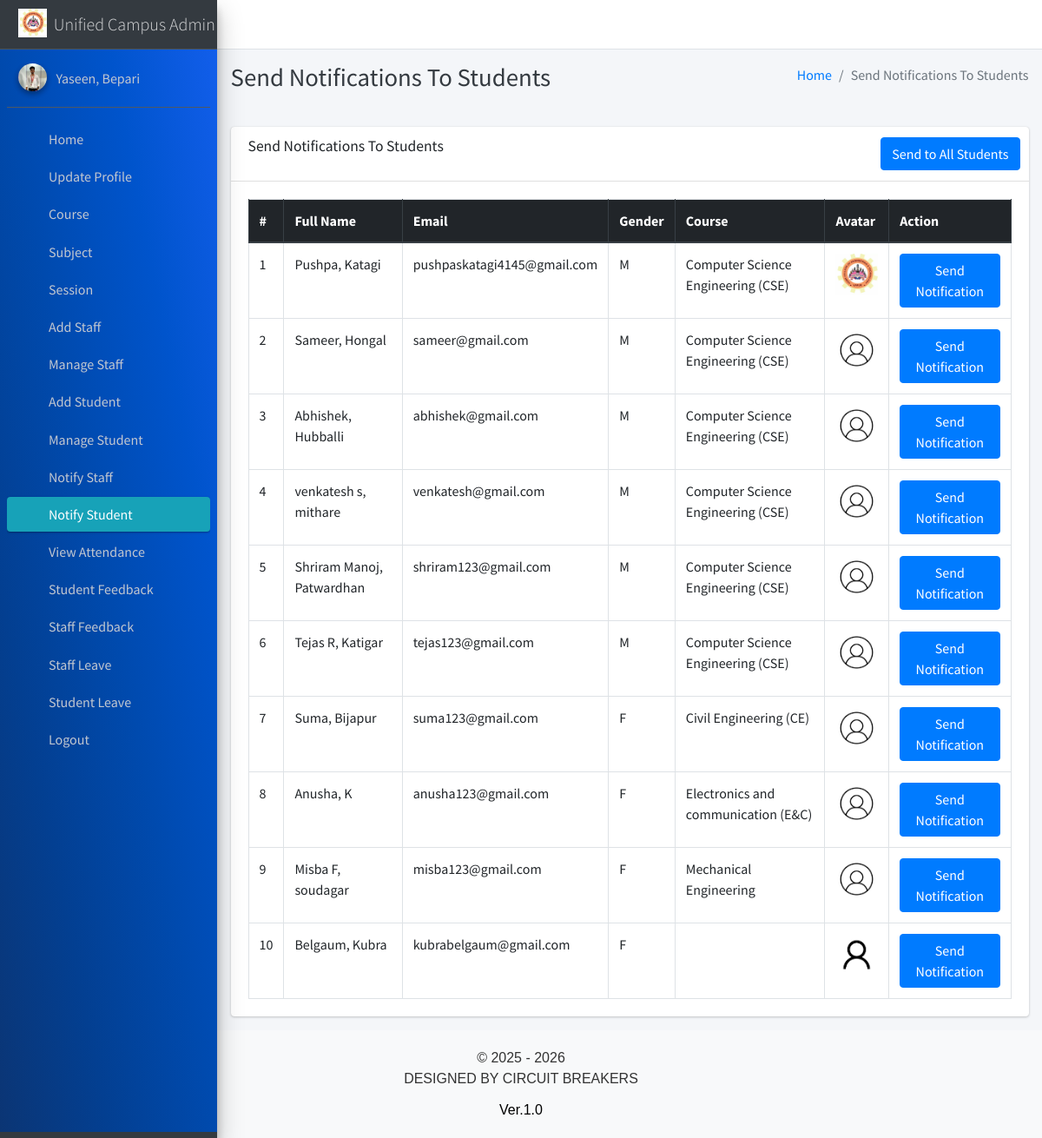
Page /admin_notify_student (signed in) on the committed database.
### main_app/models.py (models this page shows, shortened)
class CustomUser(AbstractUser):
    USER_TYPE = ((1, "HOD"), (2, "Staff"), (3, "Student"))
    GENDER = [("M", "Male"), ("F", "Female")]
    username = None  # Removed username, using email instead
    email = models.EmailField(unique=True)
    user_type = models.CharField(default='1', choices=USER_TYPE, max_length=1)
    gender = models.CharField(max_length=1, choices=GENDER)
    profile_pic = models.ImageField()
    address = models.TextField()
    fcm_token = models.TextField(default="")  # For firebase notifications
    created_at = models.DateTimeField(auto_now_add=True)
    updated_at = models.DateTimeField(auto_now=True)
    USERNAME_FIELD = "email"
    REQUIRED_FIELDS = []
    objects = CustomUserManager()
    def __str__(self):
        return self.last_name + ", " + self.first_name

class Student(models.Model):
    admin = models.OneToOneField(CustomUser, on_delete=models.CASCADE)
    course = models.ForeignKey(Course, on_delete=models.DO_NOTHING, null=True, blank=False)
    session = models.ForeignKey(Session, on_delete=models.DO_NOTHING, null=True)

class Course(models.Model):
    name = models.CharField(max_length=120)
    created_at = models.DateTimeField(auto_now_add=True)
    updated_at = models.DateTimeField(auto_now=True)

### main_app/hod_views.py (the view)
# urls.py: path("admin_notify_student", hod_views.admin_notify_student,
def admin_notify_student(request):
    student = CustomUser.objects.filter(user_type=3)
    context = {
        'page_title': "Send Notifications To Students",
        'students': student
    }
    return render(request, "hod_template/student_notification.html", context)

### main_app/templates/hod_template/student_notification.html (shortened to what this page needs)
{% extends 'main_app/base.html' %}
{% load static %}
{% block page_title %}{{page_title}}{% endblock page_title %}
{% block content %}
<section class="content">
    <div class="container-fluid">
        <div class="row">
            <div class="col-md-12">
                <div class="card">
                    <div class="card-header">
                        <h3 class="card-title">{{page_title}}</h3>
                        <div class="card-tools">
                            <button type="button" data-toggle="modal" data-target="#myModalAll" class="btn btn-primary">Send to All Students</button>
                        </div>
                    </div>
                    <div class="card-body">
                        <table id="example2" class="table table-bordered table-hover">
                            <thead class="thead-dark">
                                <tr>
                                    <th>#</th>
                                    <th>Full Name</th>
                                    <th>Email</th>
                                    <th>Gender</th>
                                    <th>Course</th>
                                    <th>Avatar</th>
                                    <th>Action</th>
                                </tr>
                            </thead>
                            <tbody>
                                {% for student in students %}
                                <tr>
                                    <td>{{ forloop.counter }}</td>
                                    <td>{{student.last_name}}, {{student.first_name}}</td>
                                    <td>{{student.email}}</td>
                                    <td>{{student.gender}}</td>
                                    <td>{{student.student.course.name}}</td>
                                    <td>
                                        {% if student.profile_pic == ""  %}
                                        No Image
                                        {% else %}
                                        <img class="img img-fluid mb-2" height="56" width="56"
                                            src="{{student.profile_pic}}" alt="">
                                        {% endif %}
                                    </td>
                                    <td><button data-toggle = "modal" data-target = "#myModal"class="btn btn-primary show_notification" value="{{student.id}}">Send Notification</button>
                                    </td>
                                </tr>
                                {% endfor %}
                            </tbody>
                        </table>
                    </div>
                </div>
            </div>
        </div>
    </div>
</section>
{% endblock content %}

### main_app/templates/main_app/base.html (shortened to what this page needs)
{% load static %}
<!DOCTYPE html>
<html>
<head>
    <link rel="stylesheet" href="{% static 'plugins/fontawesome-free/css/all.min.css'%} ">
    <link rel="stylesheet" href="https://code.ionicframework.com/ionicons/2.0.1/css/ionicons.min.css">
    <link rel="stylesheet"
        href="{% static 'plugins/tempusdominus-bootstrap-4/css/tempusdominus-bootstrap-4.min.css'%} ">
    <link rel="stylesheet" href="{% static 'plugins/icheck-bootstrap/icheck-bootstrap.min.css'%} ">
    <link rel="stylesheet" href="{% static 'dist/css/adminlte.min.css'%} ">
    <link rel="stylesheet" href="{% static 'plugins/overlayScrollbars/css/OverlayScrollbars.min.css'%} ">
    <link rel="stylesheet" href="{% static 'plugins/daterangepicker/daterangepicker.css'%} ">
</head>
<body class="hold-transition sidebar-mini layout-fixed">
    <div class="wrapper">
        <nav class="main-header navbar navbar-expand navbar-white navbar-light">
            <ul class="navbar-nav">
                <li class="nav-item">
                    <a class="nav-link" data-widget="pushmenu" href="#"><i class="fas fa-bars"></i></a>
                </li>
            </ul>
        </nav>
        {% include "main_app/sidebar_template.html" with user=user %}
        <div class="content-wrapper">
            <div class="content-header">
                <div class="container-fluid">
                    <div class="row mb-2">
                        <div class="col-sm-6">
                            <h1 class="m-0 text-dark">{% block page_title %}{% endblock page_title %}</h1>
                        </div>
                        <div class="col-sm-6">
                            <ol class="breadcrumb float-sm-right">
                                <li class="breadcrumb-item"><a href="#">Home</a></li>
                                <li class="breadcrumb-item active">{{ page_title }}</li>
                            </ol>
                        </div>
                    </div>
                </div>
            </div>
<section class="content">
    <div class="container-fluid">
        <div class="row">
            <div class="col-md-12">
            </div></div></div></section>
            {% block content %}
            {% endblock content %}
        </div>
        {% include "main_app/footer.html" %}
    </div>
</body>
</html>

### main_app/templates/main_app/sidebar_template.html (shortened to what this page needs)
{% load static %}
<aside class="main-sidebar sidebar-dark-info elevation-4">
    {% if request.user.user_type == '1' %}
    <a href="{% url 'admin_home' %}" class="brand-link">
        <img src="{% static 'dist/img/agm logo.jpg' %} " alt="AGMR LOGO"
            class="brand-image " >
        <span class="brand-text font-weight-light" >Unified Campus Admin Panel</span>
    </a>
    <div class="sidebar" style="background-image: linear-gradient(to right top, #0b3574, #033f91, #004aae, #0054cc, #125eeb);">
        <div class="user-panel mt-3 pb-3 mb-3 d-flex">
            <div class="image">
                <img src="{{ request.user.profile_pic}}" class="img-circle elevation-2" alt="User Image">
            </div>
            <div class="info">
                <a href="#" class="d-block">{{user}}</a>
            </div>
        </div>
        <nav class="mt-2">
            <ul class="nav nav-pills nav-sidebar flex-column" data-widget="treeview" role="menu" data-accordion="false">
                <li class="nav-item">
                    {% url 'admin_home' as admin_home %}
                    <a href="{{admin_home}}" class="nav-link {% if admin_home == request.path %} active {% endif %}">
                        <i class="nav-icon fas fa-home"></i>
                        <p>
                            Home
                        </p>
                    </a>
                </li>
                <li class="nav-item">
                    {% url 'admin_view_profile' as admin_view_profile %}
                    <a href="{{admin_view_profile}}"
                        class="nav-link {% if admin_view_profile == request.path %} active {% endif %}">
                        <i class="nav-icon fas fa-address-card"></i>
                        <p>
                            Update Profile
                        </p>
                    </a>
                </li>
                <li class="nav-item has-treeview">
                    <a href="#" class="nav-link" >
                        <i class="nav-icon fas fa-bookmark"></i>
                        <p>
                            Course
                            <i class="fas fa-angle-left right"></i>
                        </p>
                    </a>
                </li>
                <li class="nav-item has-treeview">
                    <a href="#" class="nav-link">
                        <i class="nav-icon fas fa-book"></i>
                        <p>
                            Subject
                            <i class="fas fa-angle-left right"></i>
                        </p>
                    </a>
                </li>
                <li class="nav-item has-treeview">
                    <a href="#" class="nav-link">
                        <i  class="nav-icon fas fa-clock"></i>
                        <p>
                            Session
                            <i class="fas fa-angle-left right"></i>
                        </p>
                    </a>
                </li>
                <li class="nav-item">
                    {% url 'add_staff' as add_staff %}
                    <a href="{{add_staff}}" class="nav-link {% if add_staff == request.path %} active {% endif %}">
                        <i class="nav-icon fas fa-user-plus"></i>
                        <p>
                            Add Staff
                        </p>
                    </a>
                </li>
                <li class="nav-item">
                    {% url 'manage_staff' as manage_staff %}
                    {% url 'edit_staff' staff_id as edit_staff %}
                    <a href="{{manage_staff}}"
                        class="nav-link {% if manage_staff == request.path or request.path == edit_staff %} active {% endif %}">
                        <i class="nav-icon fas fa-th"></i>
                        <p>
                            Manage Staff
                        </p>
                    </a>
                </li>
                <li class="nav-item">
                    {% url 'add_student' as add_student%}
                    <a href="{{add_student}}" class="nav-link  {% if add_student == request.path %} active {% endif %}">
                        <i class="nav-icon fas fa-user-plus"></i>
                        <p>
                            Add Student
                        </p>
                    </a>
                </li>
                <li class="nav-item">
                    {% url 'manage_student' as manage_student %}
                    {% url 'edit_student' student_id as edit_student %}
                    <a href="{{manage_student}}"
                        class="nav-link  {% if edit_student == request.path or manage_student == request.path %} active {% endif %}">
                        <i class="nav-icon fas fa-th"></i>
                        <p>
                            Manage Student
                        </p>
                    </a>
                </li>
                <li class="nav-item">
                    {% url 'admin_notify_staff' as admin_notify_staff %}
                    <a href="{{admin_notify_staff}}"
                        class="nav-link {% if admin_notify_staff == request.path %} active {% endif %}">
                        <i class="nav-icon fas fa-bullhorn"></i>
                        <p>
                            Notify Staff
                        </p>
                    </a>
                </li>
                <li class="nav-item">
                    {% url 'admin_notify_student' as admin_notify_student %}
                    <a href="{{admin_notify_student}}"
                        class="nav-link {% if admin_notify_student == request.path %} active {% endif %}">
                        <i class="nav-icon fas fa-bullhorn"></i>
                        <p>
                            Notify Student
                        </p>
                    </a>
                </li>
                <li class="nav-item">
                    {% url 'admin_view_attendance' as admin_view_attendance %}
                <li class="nav-item">
                    <a href="{{admin_view_attendance}}"
                        class="nav-link  {% if admin_view_attendance == request.path %} active {% endif %}">
                        <i class="nav-icon fas fa-calendar-alt"></i>
                        <p>
                            View Attendance
                        </p>
                    </a>
                </li>
                <li class="nav-item">
                    {% url 'student_feedback_message' as student_feedback_message %}
                    <a href="{{ student_feedback_message }}"
                        class="nav-link  {% if student_feedback_message == request.path %} active {% endif %}">
                        <i class="nav-icon fas fa-comment-alt"></i>
                        <p>
                            Student Feedback
                        </p>
                    </a>
                </li>
                <li class="nav-item">
                    {% url 'staff_feedback_message' as staff_feedback_message %}
                    <a href="{{staff_feedback_message}}"
                        class="nav-link   {% if staff_feedback_message == request.path %} active {% endif %}">
                        <i  class="nav-icon fas fa-comment"></i>
                        <p>
                            Staff Feedback
                        </p>
                    </a>
                </li>
                <li class="nav-item">
                    {% url 'view_staff_leave' as view_staff_leave %}
                    <a href="{{view_staff_leave}}"
                        class="nav-link  {% if view_staff_leave == request.path %} active {% endif %}">
                        <i  class="nav-icon fas fa-check-double"></i>
                        <p>
                            Staff Leave
                        </p>
                    </a>
                </li>
                <li class="nav-item">
                    {% url 'view_student_leave' as view_student_leave %}
                    <a href="{% url 'view_student_leave' %}"
                        class="nav-link  {% if view_student_leave == request.path %} active {% endif %}">
                        <i  class="nav-icon fas fa-check-double"></i>
                        <p>
                            Student Leave
                        </p>
                    </a>
                </li>
                                        {% endif %}
                                        <li class="nav-item">
                                            <a href="{% url 'user_logout' %}"
                                                onclick="return confirm('Your session would be terminated.\n\nProceed?')"
                                                class="nav-link">
                                                <i  style="color: #ff0000"  class="nav-icon fas fa-power-off"></i>
                                                <p>
                                                    Logout
                                                </p>
                                            </a>
                                        </li>
                                    </ul>
                                </nav>
                            </div>
</aside>

### main_app/templates/main_app/footer.html
<footer style="text-align: center; padding: 20px; background: #f8f9fa; font-family: Arial, sans-serif; color: #333;">
  &copy; 2025 - 2026
  <br>
  DESIGNED BY CIRCUIT BREAKERS
  <div style="margin-top: 12px; color: black;">
    Ver.1.0
  </div>
</footer>

### rows in the picture
CustomUser: last_name+first_name "Yaseen, Bepari"
CustomUser: last_name "Pushpa", first_name "Katagi", email "pushpaskatagi4145@gmail.com", gender "M", student.course.name "Computer Science Engineering (CSE)", shows a picture
CustomUser: last_name "Sameer", first_name "Hongal", email "sameer@gmail.com", gender "M", student.course.name "Computer Science Engineering (CSE)", profile_pic (picture)
CustomUser: last_name "Abhishek", first_name "Hubballi", email "abhishek@gmail.com", gender "M", student.course.name "Computer Science Engineering (CSE)", profile_pic (picture)
CustomUser: last_name "venkatesh s", first_name "mithare", email "venkatesh@gmail.com", gender "M", student.course.name "Computer Science Engineering (CSE)", profile_pic (picture)
CustomUser: last_name "Shriram Manoj", first_name "Patwardhan", email "shriram123@gmail.com", gender "M", student.course.name "Computer Science Engineering (CSE)", profile_pic (picture)
CustomUser: last_name "Tejas R", first_name "Katigar", email "tejas123@gmail.com", gender "M", student.course.name "Computer Science Engineering (CSE)", profile_pic (picture)
CustomUser: last_name "Suma", first_name "Bijapur", email "suma123@gmail.com", gender "F", student.course.name "Civil Engineering (CE)", profile_pic (picture)
CustomUser: last_name "Anusha", first_name "K", email "anusha123@gmail.com", gender "F", student.course.name "Electronics and communication (E&C)", profile_pic (picture)
CustomUser: last_name "Misba F", first_name "soudagar", email "misba123@gmail.com", gender "F", student.course.name "Mechanical Engineering", profile_pic (picture)
CustomUser: last_name "Belgaum", first_name "Kubra", email "kubrabelgaum@gmail.com", gender "F", profile_pic (picture), {{ student.id }} 25 (drawn)

### other values in the picture
{{ page_title }} "Send Notifications To Students"
